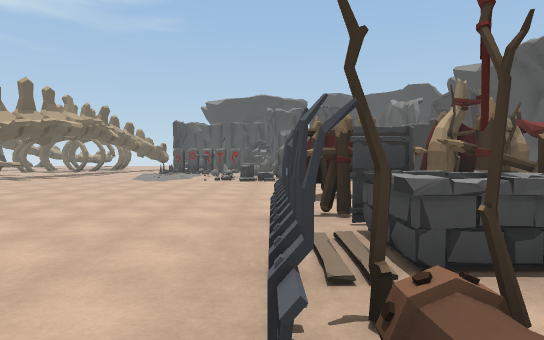
view 1 (above)

24 first-person views from a walk through a scene from a Unity 3-D project. The camera is 1.5 m above the floor, tilts 2° down and sees 75° across. Doors are open. The floor is counted in squares, 2 m on a side. Each view is taken from the middle of a square. On the plan, view 1 faces up. The plan holds only what a view shows up to about 11 squares ahead; the rest is blank. The place goes on beyond the plan. The player character is not drawn. Some animated figures are left out. Some surface patterns are stand-ins.

view 2
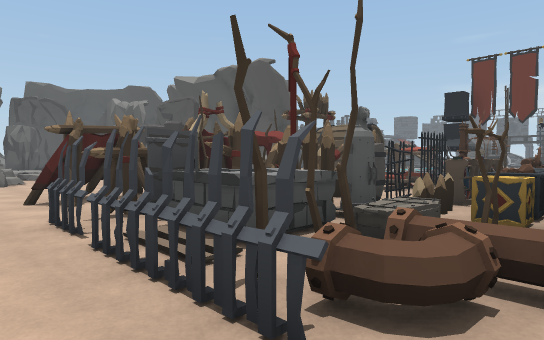

view 3
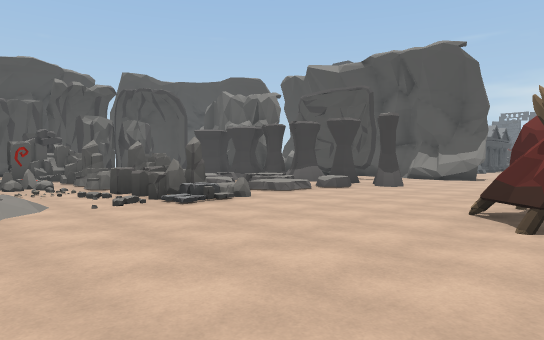

view 4
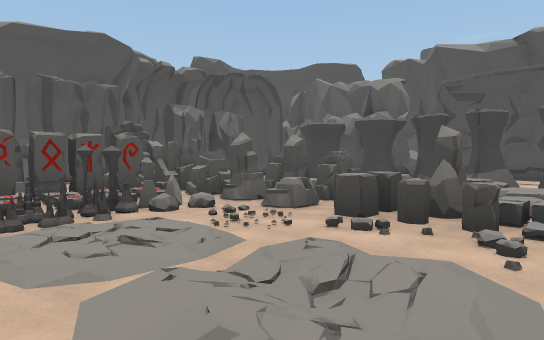

view 5
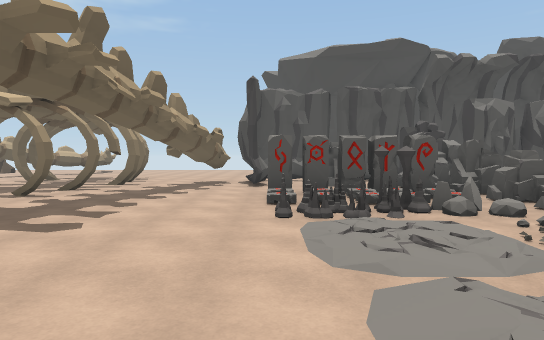

view 6
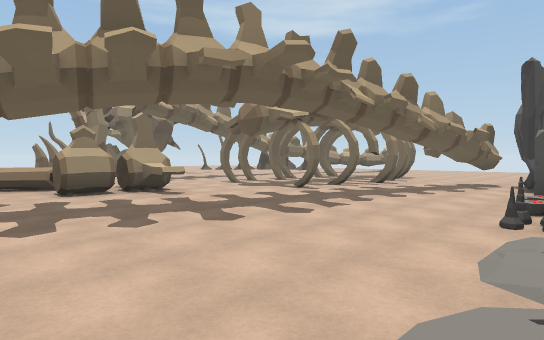

view 7
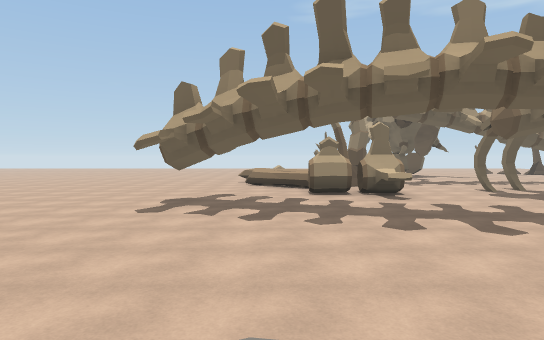

view 8
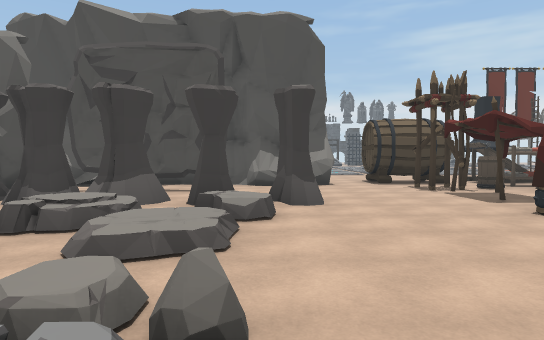

view 9
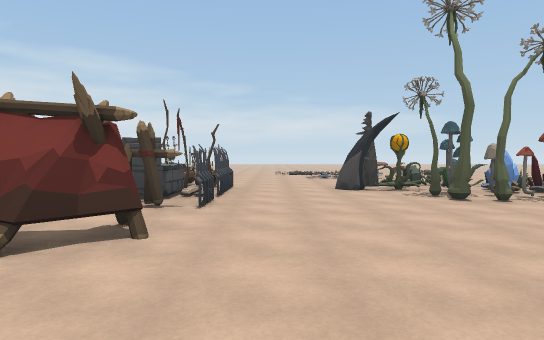

view 10
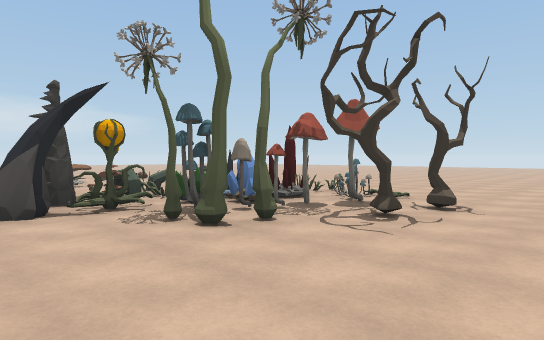

view 11
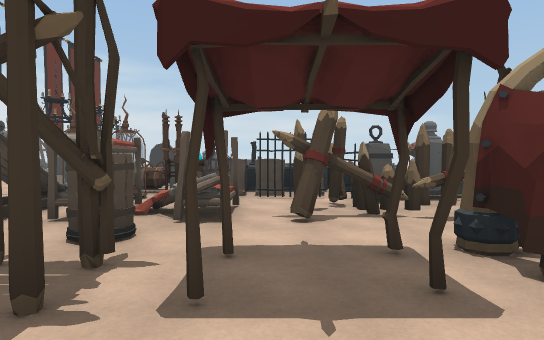

view 12
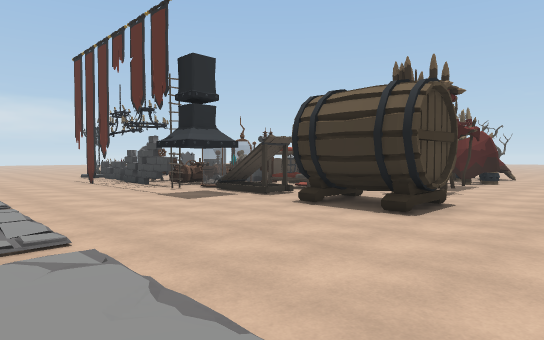

view 13
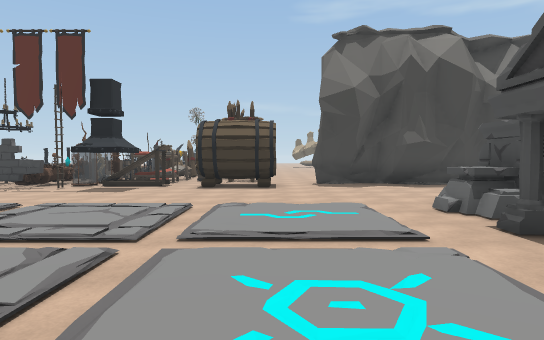

view 14
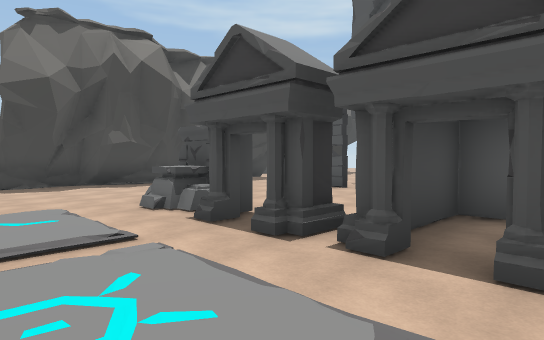

view 15
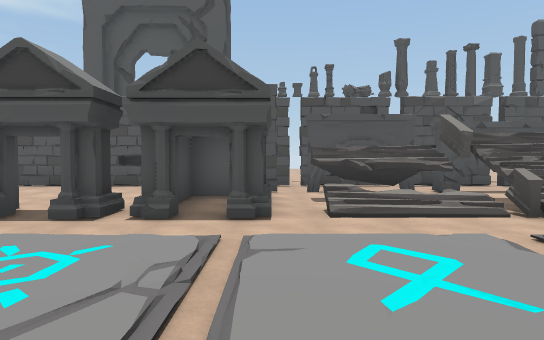

view 16
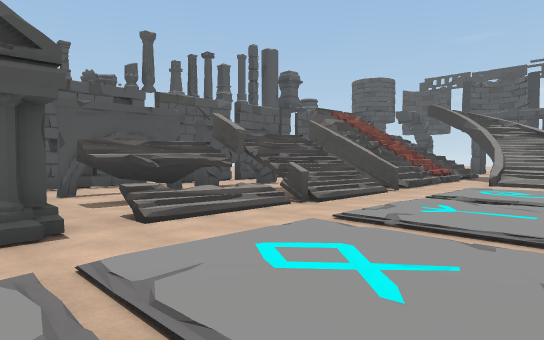

view 17
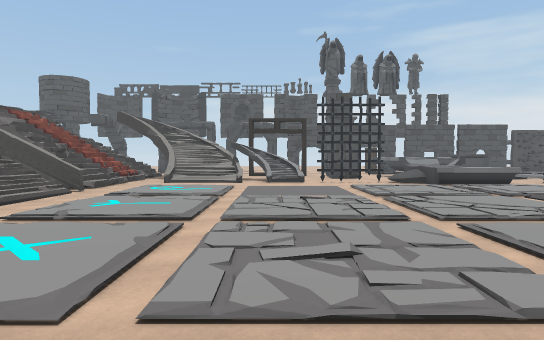

view 18
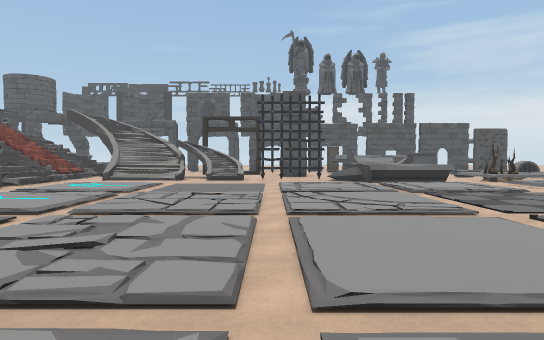

view 19
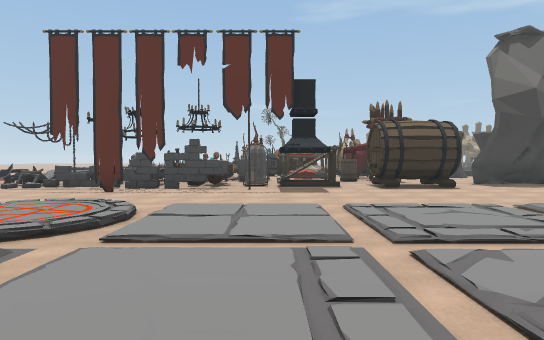

view 20
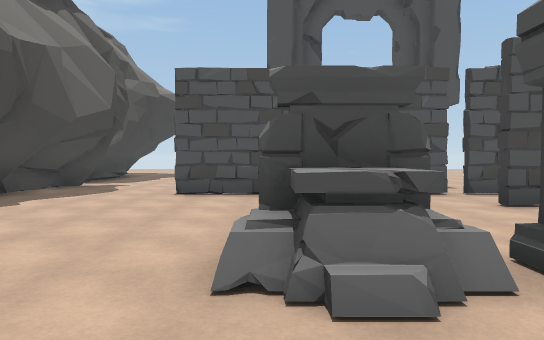

view 21
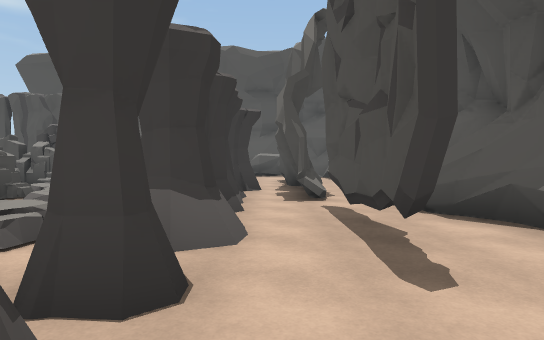

view 22
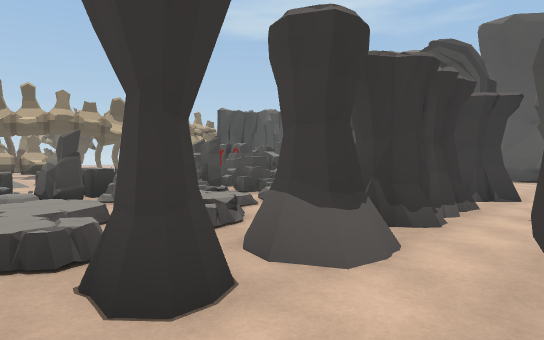

view 23
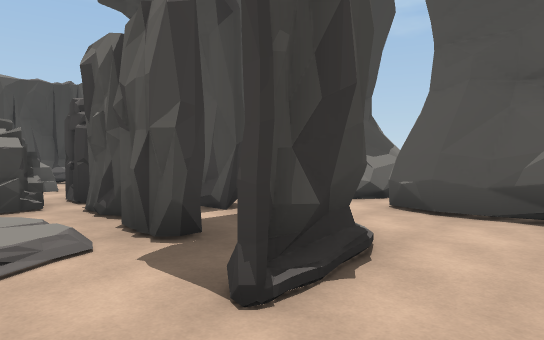

view 24
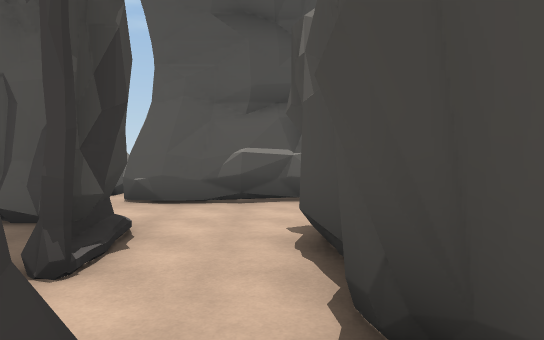

### Floor plan
Key: @ floor where view 1 was taken; # wall or solid block; x gap in a wall; . main floor; : floor 0.25 m higher than the main floor; + floor 0.5 m higher than the main floor; / step, stairs or slope; = window, fence, low wall or low ledge; ^ raised ledge; R rock; T tent; S spikes; W tower; B barrel; E bed; A table; F fence; P pole; L ladder; I pillar; N bones; C tree; M mushroom; G engine; H banner; J railing; O other object.
Columns run from 13 left of view 1 to 29 right of it. Each row starts with its distance up from view 1.
 26                 #
 25                 #...
 24                 .###
 23       ..        ....
 22 #...#.### OOOOOO##..
 21  ...#x#.#OO ##OOO#xx#
 20  ...x...#OOOOO.//...###..
 19 #...x......IOO  /.R.#.x..
 18 #.......IIIIOO    #.###..
 17 .........   OOO  RR.##....          ..
 16 ........OOO#OOO: RR.###...##x############
 15 OOO.....OO//OOO..=R.#=..................
 14 .N....... /..RO+RRR.###..........##.####  #
 13 ON.......///RRO.RRR.#.#........OOO###..  ##
 12 ......... /.=#++/+R...#........O.O=###/ ###
 11 .............O..//R...#....OOOOO.O/=/J//#==
 10 ...#............../...#....................
  9 .........................../::/::::/::/::/.
  8 ...... ...............OO.../::/::::/::/::/.
  7 .....  .......TTTTT.WWOO...//////////////..
  6 ..............TTTTT.BBOO.../::/: :/.://....
  5 ......CC......S.SSSSEE./.../::.::/.:://....
  4 ......M.CC...##OS#SSEEA/.../....//////././.
  3 .....O.MMC...#OO#FS.OPOO.../::/::::/://.:/.
  2  .....OOO.O..#OOO#OOOPG.L../::/:::://:/::/.
  1   ..  OO.OO..#O#OOOOOOGGO...////  ////////O
  0       SSS^...@O#     OOOH../::/     ....:/O

Where each view was taken, in squares from view 1:
view 1: 0 up, 0 right, facing up
view 2: 0 up, 1 left, facing up-right
view 3: 6 up, 4 left, facing up-right
view 4: 11 up, 5 left, facing up-right
view 5: 11 up, 5 left, facing up
view 6: 11 up, 4 left, facing up-left
view 7: 12 up, 3 left, facing left
view 8: 11 up, 1 left, facing right
view 9: 10 up, 1 left, facing down
view 10: 7 up, 2 left, facing down-left
view 11: 9 up, 6 right, facing down
view 12: 10 up, 15 right, facing down-left
view 13: 8 up, 20 right, facing left
view 14: 8 up, 20 right, facing up-left
view 15: 6 up, 20 right, facing up
view 16: 7 up, 19 right, facing up-right
view 17: 6 up, 18 right, facing right
view 18: 4 up, 18 right, facing right
view 19: 3 up, 20 right, facing left
view 20: 9 up, 14 right, facing up
view 21: 10 up, 6 right, facing up
view 22: 11 up, 7 right, facing up-left
view 23: 19 up, 6 right, facing up-left
view 24: 18 up, 6 right, facing up
